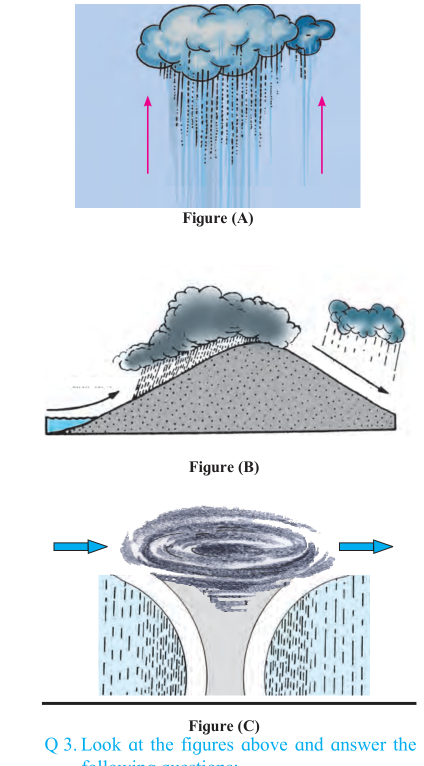
#> input picture scripts/mh-sb-9/data/precipitation-9.figs-ABC.png, 848 x 1532 px (shown at 1/2 size)
$ python -i pages.py   (imports and definitions only)
#> lines starting #> are read from the running program, lines starting #| are printed output that depends on the picture
#> further down, picture is the input picture: PIL image 848x1532 RGB; mean R, G, B 214.9, 222.8, 229.9
"""
Page renders and figure crops for the IAT lane.

    python scripts/iat/pages.py render 2025            # every page -> C:\\tmp\\PYQPs\\IAT\\render\\2025\\pNN.png
    python scripts/iat/pages.py crop 2025 Chemistry    # every figure of that paper
    python scripts/iat/pages.py crop 2025 Chemistry 7  # just these refs
    python scripts/iat/pages.py sheet 2025 Chemistry   # one image of every crop, to look at

Renders are for READING (150 dpi). Crops are cut from the PDF itself at 220 dpi
with `region` = [left, top, right, bottom] as fractions of the page, then the
white margin is trimmed. Regions are a transcriber's estimate, so every crop is
looked at (`sheet`) before it is used; fix one by editing its region and
re-cropping that ref.

File names: `<ref>.png` for a stem figure, `<ref>-opt<N>.png` for PRINTED
option N. In a keyed year printed option 1 is IISER's answer, so these files
never go to a solver under these names (dump-for-derivation.ts renames them to
stored letters).
"""
from __future__ import annotations

import json
import sys
from pathlib import Path

import fitz  # PyMuPDF
from PIL import Image, ImageChops

ROOT = Path(r"C:\tmp\PYQPs\IAT")
DATA = Path(__file__).resolve().parent / "data"
# Mirrors IAT_YEARS in config.ts.
FILES = {
    2017: "2017_Eng_IAT.pdf", 2018: "2018_Eng_IAT.pdf", 2019: "2019_Eng_IAT.pdf",
    2021: "2021_Eng_IAT.pdf", 2022: "2022-eng-IAT.pdf", 2023: "2023-eng-IAT.pdf",
    2024: "2024_Eng_IAT.pdf", 2025: "English-Key_IAT-2025.pdf", 2026: "English_Key_IAT 2026_final.pdf",
}


def pdf(year: int) -> fitz.Document:
    return fitz.open(ROOT / "src" / FILES[year])


# [7 lines left out: function render, not called in this run]


# Scanned years: the back of each sheet shows through as light grey mirror text.
# Printed lines are dark, so anything lighter than SCAN_WHITE becomes white.
SCANS = {2018}
SCAN_WHITE = 190


# [4 lines left out: function clean_scan, not called in this run]


def trim(img: Image.Image, pad: int = 10) -> Image.Image:
#> called with pad = 10
    bg = Image.new(img.mode, img.size, (255, 255, 255))
#> bg: PIL image 848x1532 RGB; every value is 255
    box = ImageChops.difference(img, bg).convert("L").point(lambda v: 255 if v > 40 else 0).getbbox()
#> box = (84, 8, 833, 1532)
    if not box:
        return img
    l, t, r, b = box
#> l = 84; t = 8; r = 833; b = 1532
    return img.crop((max(0, l - pad), max(0, t - pad), min(img.width, r + pad), min(img.height, b + pad)))
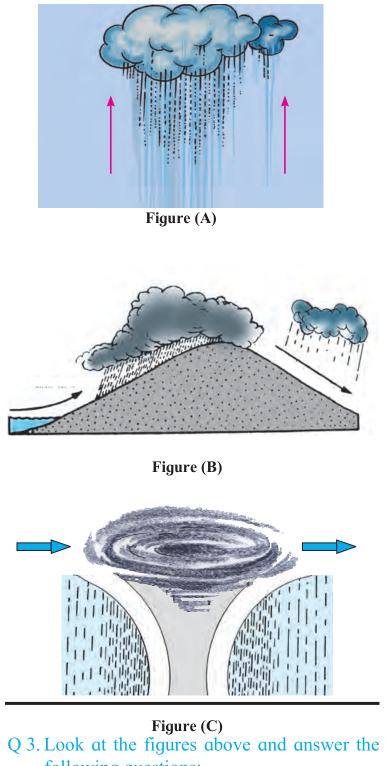
#> returned value: PIL image 769x1532 RGB (shown at 1/2 size); mean R, G, B 210.8, 219.5, 227.4


# [48 lines left out: functions cut, crop, sheet, not called in this run]


# [10 lines not run here, left out]

>>> from PIL import Image
>>> picture = Image.open('../mh-sb-9/data/precipitation-9.figs-ABC.png')
>>> result = trim(picture)
